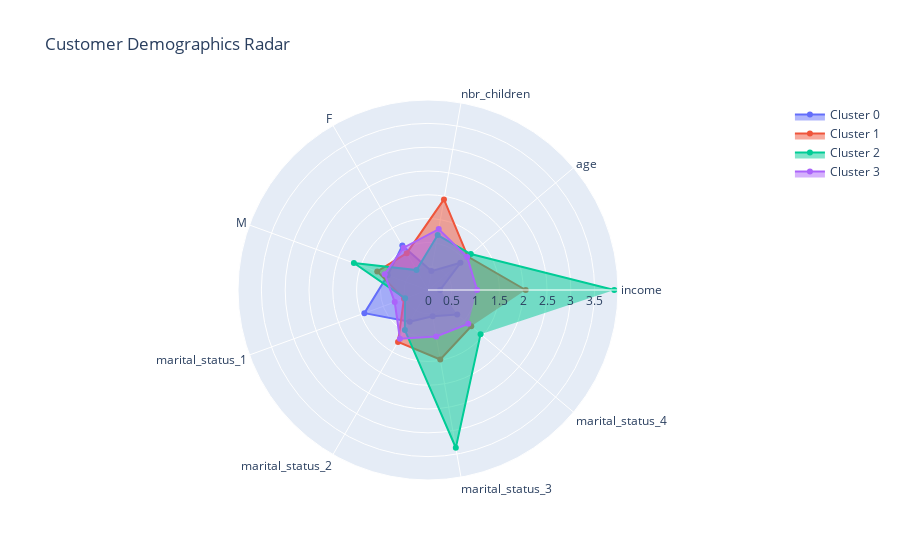

Notebook code for this chart:
### Code cell
import plotly.graph_objects as go

# categories = ['Income', 'Age', 'Number of children', 'Gender', 'Female', 'Male', 'Marital Status 1','Marital Status 2', 'Marital Status 3', 'Marital Status 4',    ]

fig = go.Figure()

for i in df_radar.index:
  fig.add_trace(
                go.Scatterpolar(
                                r=df_radar.loc[i].values,
                                theta=df_radar.columns,
                                fill='toself',
                                name=f'Cluster {i} ',
                                )
                )


fig.update_layout(
    polar=dict(
        radialaxis=dict(
          visible=True,
        ),
      ),
    showlegend=True,
    title="Customer Demographics Radar"
)

fig.show()

### Figure 1 — Plotly figure (JSON) as saved in the notebook; plotly's stock layout.template omitted (floating-point values rounded to 4 significant figures)
{"data": [{"fill": "toself", "name": "Cluster 0 ", "r": [0.2542, 0.8895, 0.4033, 1.079, 0.9, 1.422, 0.7689, 0.5608, 0.8012], "theta": ["income", "age", "nbr_children", "F", "M", "marital_status_1", "marital_status_2", "marital_status_3", "marital_status_4"], "type": "scatterpolar"}, {"fill": "toself", "name": "Cluster 1 ", "r": [2.052, 1.092, 1.932, 0.8935, 1.135, 0.537, 1.26, 1.482, 1.186], "theta": ["income", "age", "nbr_children", "F", "M", "marital_status_1", "marital_status_2", "marital_status_3", "marital_status_4"], "type": "scatterpolar"}, {"fill": "toself", "name": "Cluster 2 ", "r": [3.913, 1.174, 1.172, 0.483, 1.657, 0.512, 0.9723, 3.365, 1.442], "theta": ["income", "age", "nbr_children", "F", "M", "marital_status_1", "marital_status_2", "marital_status_3", "marital_status_4"], "type": "scatterpolar"}, {"fill": "toself", "name": "Cluster 3 ", "r": [1.032, 1.075, 1.299, 1.025, 0.9679, 0.744, 1.18, 0.992, 1.105], "theta": ["income", "age", "nbr_children", "F", "M", "marital_status_1", "marital_status_2", "marital_status_3", "marital_status_4"], "type": "scatterpolar"}], "layout": {"polar": {"radialaxis": {"visible": true}}, "showlegend": true, "title": {"text": "Customer Demographics Radar"}}}
